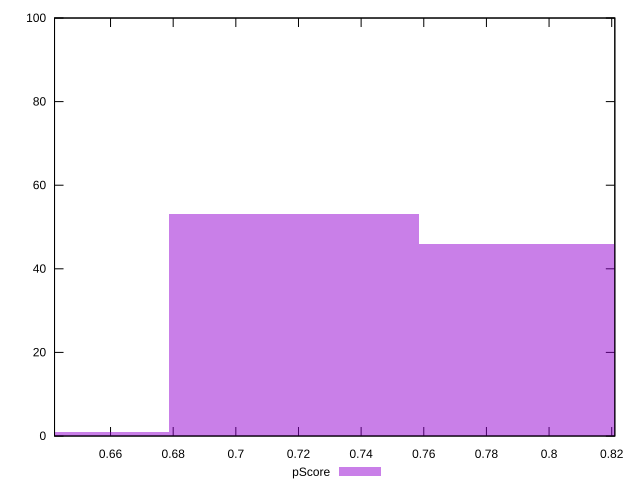

Source code (gnuplot):
reset

$pScore <<EOF
0.7184725761379508 53
0.7983028623755009 46
0.6386422899004007 1
EOF

set key outside below
set boxwidth 0.07983028623755009
set xrange [0.6421197265836294:0.8209930466201878]
set yrange [0:100]
set trange [0:100]
set style fill transparent solid 0.5 noborder
set terminal svg size 640, 490 enhanced background rgb 'white'
set output "report_00009_2021-02-08T22-37-41.559Z/largest-contentful-paint/samples/pages+cached+noadtech+nomedia+nocss/pScore/histogram.svg"

plot $pScore title "pScore" with boxes

reset
